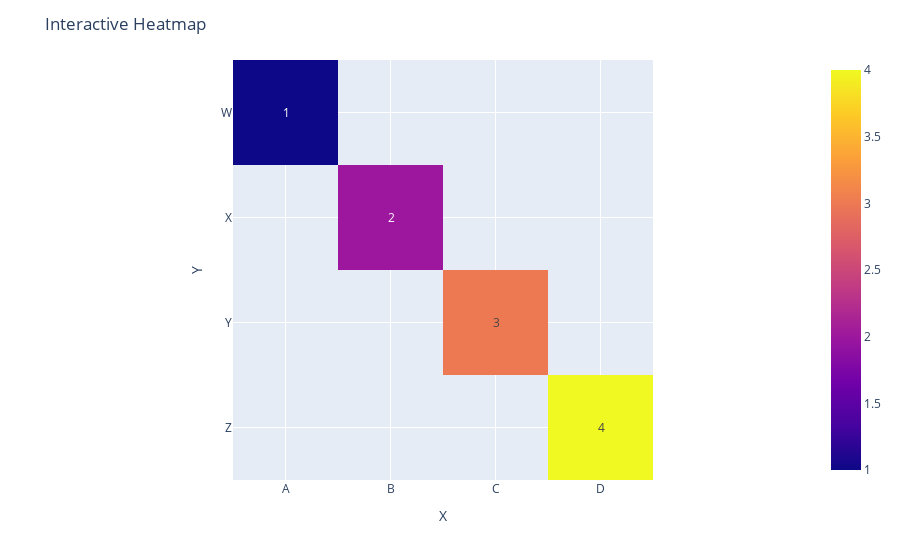

Here is the notebook cell this chart was saved with:
### Code cell
import plotly.express as px
data = {
    'X': ['A', 'B', 'C', 'D'],
    'Y': ['W', 'X', 'Y', 'Z'],
    'Value': [1, 2, 3, 4]
}
df = pd.DataFrame(data)

# Create a pivot table
pivot_df = df.pivot(index='Y', columns='X', values='Value')

# Create heatmap
fig = px.imshow(pivot_df, text_auto=True)
fig.update_layout(title='Interactive Heatmap')
fig.show()

### Figure 1 — Plotly figure (JSON) as saved in the notebook; plotly's stock layout.template omitted (floating-point values rounded to 4 significant figures)
{"data": [{"coloraxis": "coloraxis", "hovertemplate": "X: %{x}<br>Y: %{y}<br>color: %{z}<extra></extra>", "name": "0", "texttemplate": "%{z}", "type": "heatmap", "x": ["A", "B", "C", "D"], "xaxis": "x", "y": ["W", "X", "Y", "Z"], "yaxis": "y", "z": [[1, null, null, null], [null, 2, null, null], [null, null, 3, null], [null, null, null, 4]]}], "layout": {"coloraxis": {"colorscale": [[0, "#0d0887"], [0.1111, "#46039f"], [0.2222, "#7201a8"], [0.3333, "#9c179e"], [0.4444, "#bd3786"], [0.5556, "#d8576b"], [0.6667, "#ed7953"], [0.7778, "#fb9f3a"], [0.8889, "#fdca26"], [1, "#f0f921"]]}, "margin": {"t": 60}, "title": {"text": "Interactive Heatmap"}, "xaxis": {"anchor": "y", "constrain": "domain", "domain": [0, 1], "scaleanchor": "y", "title": {"text": "X"}}, "yaxis": {"anchor": "x", "autorange": "reversed", "constrain": "domain", "domain": [0, 1], "title": {"text": "Y"}}}}
